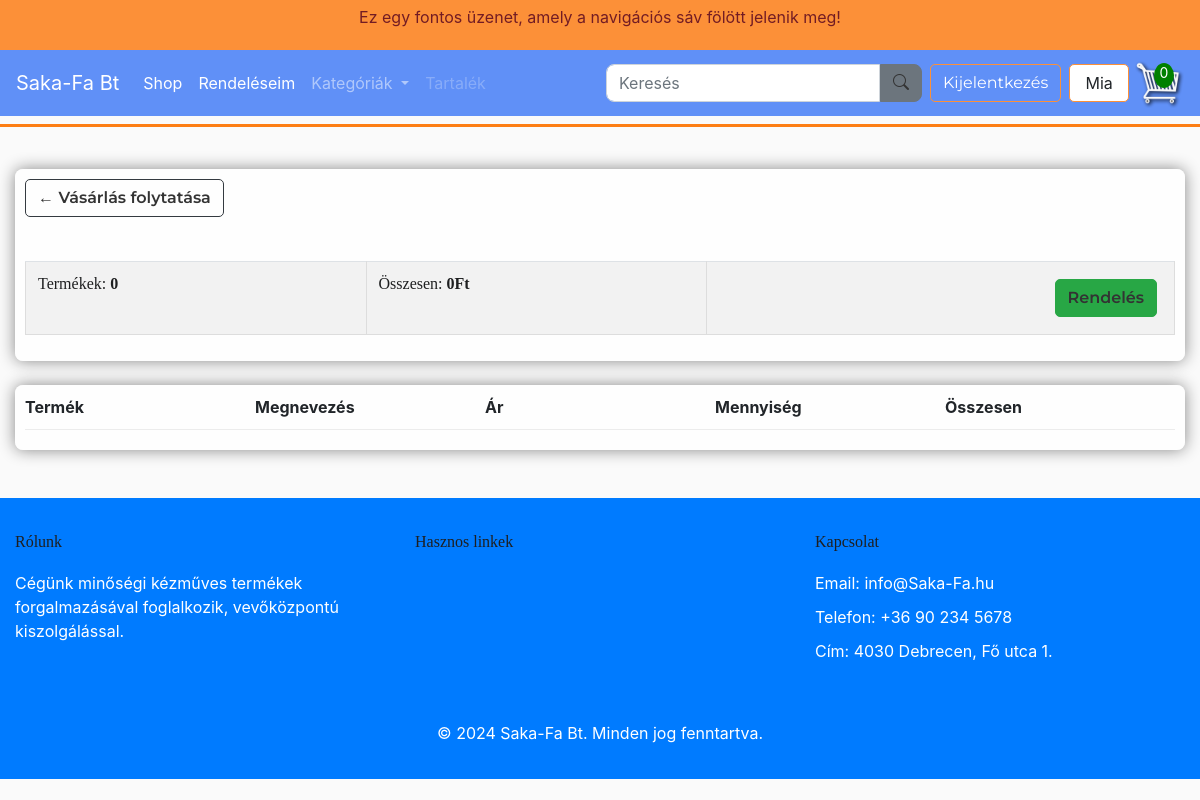
The app's page /cart/ (signed in), older data.
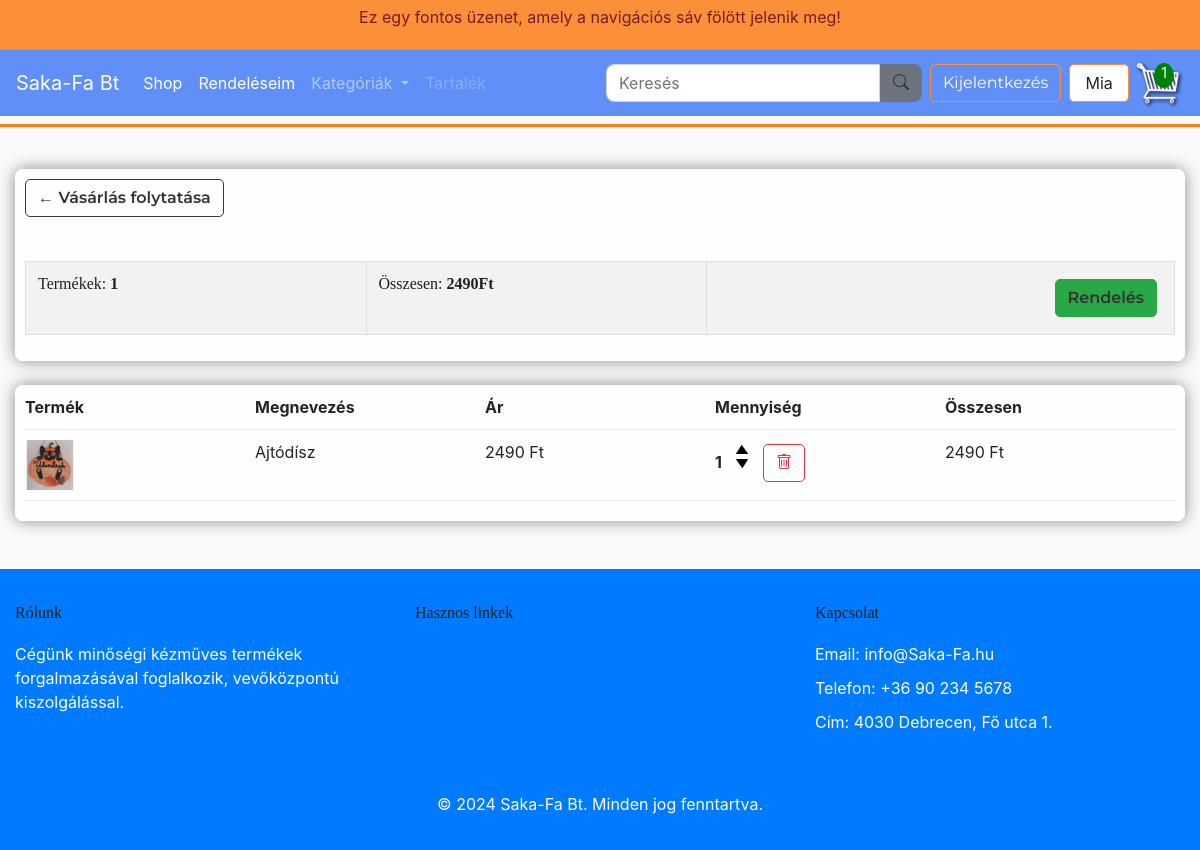
The same page, newer data.
### store/models.py (models this page shows, shortened)
class Order(models.Model):
    customer = models.ForeignKey(Customer, on_delete=models.SET_NULL, null=True, blank=True, verbose_name="Vásárló")
    date_order = models.DateTimeField(auto_now_add=True, verbose_name="Rendelés dátuma")
    complete = models.BooleanField(default=False, verbose_name="Befejezett")
    transaction_id = models.CharField(max_length=100, null=True, verbose_name="Tranzakció azonosító")
    discount_percentage = models.FloatField(default=0)
    class Meta:
        verbose_name = "Rendelés"
        verbose_name_plural = "Rendelések"
    @property
    def get_cart_total(self):
        orderitems = self.orderitem_set.all()
        total = sum([item.get_total for item in orderitems])
        return total
    @property
    def get_cart_items(self):
        orderitems = self.orderitem_set.all()
        total = sum([item.quantity for item in orderitems])
        return total

class OrderItem(models.Model):
    product = models.ForeignKey(Product, on_delete=models.SET_NULL, null=True)
    order = models.ForeignKey(Order, on_delete=models.SET_NULL, null=True)
    quantity = models.IntegerField(default=0, null=True, blank=True)
    date_added = models.DateTimeField(auto_now_add=True)
    class Meta:
        verbose_name = "Rendelési tétel"
        verbose_name_plural = "Rendelési tételek"
    @property
    def get_total(self):
        if self.product and self.product.price is not None:
            return self.product.price * self.quantity
        return 0  # Visszatér 0, ha a termék nincs vagy a price null

class Product(models.Model):
    CATEGORY_CHOICES = [
        ('option1', 'FÁBÓL KÉSZÜLT'),
        ('option2', 'KÖTÖTT-HORGOLT'),
        ('option3', 'PÖTTYÖSCICA'),
        ('option4', 'TEXTIL'),
    ]
    name = models.CharField(max_length=200)
    price = models.FloatField()
    discount_percentage = models.FloatField(default=0)  # Kedvezmény százalék mező
    image = models.ImageField(null=True, blank=True)
    description = models.TextField(blank=True)
    category = models.CharField(max_length=10, choices=CATEGORY_CHOICES, default='option1')
    class Meta:
        verbose_name = "Termék"
        verbose_name_plural = "Termékek"
    @property
    def imageURL(self):
        try:
            url = self.image.url
        except:
            url = ''
        return url

### store/views.py (the view)
# urls.py: path('cart/', views.cart, name="cart"),
def cart(request):
    data = cartData(request)
    context = {'items': data['items'], 'order': data['order'], 'cartItems': data['cartItems']}
    return render(request, 'store/cart.html', context)

### store/views.py (called while the page is built)
def cartData(request):
    if request.user.is_authenticated:
        customer = request.user.customer
        orders = Order.objects.filter(customer=customer, complete=False)
        if orders.exists():
            order = orders.first()
            items = order.orderitem_set.all()
            cartItems = order.get_cart_items
        else:
            items = []
            cartItems = 0
            order = {'get_cart_total': 0, 'get_cart_items': 0}  # Üres kosár
    else:
        items = []
        cartItems = 0
        order = {'get_cart_total': 0, 'get_cart_items': 0}  # Üres kosár
    return {'cartItems': cartItems, 'order': order, 'items': items}

### store/templates/store/cart.html
{% extends 'store/main.html' %}
{% load static %}
{% block content %}
<div class="row">
    <div class="col-lg-12">
        <div class="box-element">
            <a class="btn btn-outline-dark" href="{% url 'store' %}">&#x2190; Vásárlás folytatása</a><br><br>
            <table class="table">
                <tr>
                    <th><h5>Termékek: <strong>{{order.get_cart_items}}</strong></h5></th>
                    <th><h5>Összesen: <strong>{{order.get_cart_total|floatformat:0}}Ft</strong></h5></th>
                    <th><a style="float:right; margin:5px;" class="btn btn-success" href="{% url 'checkout' %}">Rendelés</a></th>
                </tr>
            </table>
        </div><br>
        <div class="box-element">
            <div class="cart-row">
                <div style="flex:1"><strong>Termék</strong></div>
                <div style="flex:1"><strong>Megnevezés</strong></div>
                <div style="flex:1"><strong>Ár</strong></div>
                <div style="flex:1"><strong>Mennyiség</strong></div>
                <div style="flex:1"><strong>Összesen</strong></div>
            </div>
            {% for item in items %}
            <div class="cart-row" data-product="{{ item.product.id }}">
                <div style="flex:1">
                    <a href="{% url 'product_detail' item.product.id %}">
                        <img class="row-image" src="{{ item.product.imageURL }}">
                    </a>
                </div>
                <div style="flex:1"><p>{{ item.product.name }}</p></div>
                <div style="flex:1"><p>{{ item.product.price|floatformat:0 }} Ft</p></div>
                <div style="flex:1">
                    <p class="quantity">{{ item.quantity }}</p>
                    <div class="quantity">
                        <img data-product="{{ item.product.id }}" data-action="add" class="chg-quantity update-cart" src="{% static 'images/arrow-up.png' %}">
                        <img data-product="{{ item.product.id }}" data-action="remove" class="chg-quantity update-cart" src="{% static 'images/arrow-down.png' %}">
                    </div>
                    <button class="delete-btn btn btn-outline-danger btn-delete" data-action="delete"><i class="bi bi-trash"></i></button>
                </div>
                <div style="flex:1"><p>{{ item.get_total|floatformat:0 }} Ft</p></div>
            </div>
            {% endfor %}
        </div>
    </div>
</div>
{% endblock content %}

### store/templates/store/main.html (shortened to what this page needs)
<!DOCTYPE html>
{% load static %}
<html lang="hu">
<head>
    <link href="https://cdnjs.cloudflare.com/ajax/libs/bootstrap-icons/1.10.0/font/bootstrap-icons.min.css" rel="stylesheet">
    <link rel="stylesheet" href="https://cdnjs.cloudflare.com/ajax/libs/font-awesome/6.0.0-beta3/css/all.min.css">
    <link rel="stylesheet" href="https://stackpath.bootstrapcdn.com/bootstrap/4.4.1/css/bootstrap.min.css">
    <link rel="stylesheet" type="text/css" href="{% static 'css/main.css' %}">
</head>
<body>
<div class="custom-banner">
    <p>Ez egy fontos üzenet, amely a navigációs sáv fölött jelenik meg!</p>
</div>
<nav class="navbar navbar-expand-lg navbar-dark bg-primary ">
    <a class="navbar-brand" href="{% url 'index' %}">Saka-Fa Bt</a>
    <div class="collapse navbar-collapse" id="navbarSupportedContent">
        <ul class="navbar-nav mr-auto">
            <li class="nav-item active">
                <a class="nav-link" href="{% url 'store' %}">Shop</a>
            </li>
            <li class="nav-item active">
                <a class="nav-link" href="{% url 'order_list' %}">Rendeléseim</a>
            </li>
            <li class="nav-item dropdown">
                <a class="nav-link dropdown-toggle" href="#" id="navbarDropdown" role="button" data-toggle="dropdown" aria-haspopup="true" aria-expanded="false">
                  Kategóriák
                </a>
              </li>
            <li class="nav-item">
                <a class="nav-link disabled" href="#">Tartalék</a>
            </li>
        </ul>
        <form class="d-flex align-items-center my-2 my-lg-0" method="GET" action="{% url 'search' %}">
            <input class="form-control mr-0" type="search" name="q" placeholder="Keresés" aria-label="Search">
            <button class="btn btn-secondary mr-2 custom-button" type="submit"><i class="bi bi-search" ></i></button>
        </form>
        <div class="form-inline my-2 my-lg-0">
            <div class="user-status" style="display: flex; align-items: center;">
                {% if user.is_authenticated %}
                    <form id="logout-form" method="POST" action="{% url 'logout' %}">
                        <button class="btn btn-outline-warning user-btn">Kijelentkezés</button>
                    </form>
                    <p class="user">{{ user.username }}</p>
                {% else %}
                    <a href="{% url 'login' %}" class="btn btn-outline-warning user-btn">Bejelentkezés</a>
                {% endif %}
            </div>
            {% if user.is_authenticated %}
            <div class="cart-container">
                <a href="{% url 'cart' %}" id="cart-icon-link">
                    <span id="cart-total">{{ cartItems }}</span>
                </a>
            </div>
            {% endif %}
        </div>
    </div>
</nav>
<div class="separator"></div>
<div class="container">
    <br>
    {% block content %}
    {% endblock content %}
</div>
<footer class="footer  text-white mt-5 py-4">
    <div class="container">
        <div class="row">
            <div class="col-lg-4 col-md-6 mb-4">
                <h5>Rólunk</h5>
                <p>Cégünk minőségi kézműves termékek forgalmazásával foglalkozik, vevőközpontú kiszolgálással.</p>
            </div>
            <div class="col-lg-4 col-md-6 mb-4">
                <h5>Hasznos linkek</h5>
            </div>
            <div class="col-lg-4 col-md-6 mb-4">
                <h5>Kapcsolat</h5>
                <p>Email: info@Saka-Fa.hu</p>
                <p>Telefon: +36 90 234 5678</p>
                <p>Cím: 4030 Debrecen, Fő utca 1.</p>
            </div>
        </div>
        <div class="text-center mt-4">
            <p>&copy; 2024 Saka-Fa Bt. Minden jog fenntartva.</p>
        </div>
    </div>
</footer>
</body>
</html>

Row changes from the older to the newer data that the page shows:
computed for Order: get_cart_items "0" → "1"; get_cart_total "0" → "2490"
added OrderItem: product.imageURL (picture), product.name "Ajtódísz", product.price "2490", quantity "1", get_total "2490"
Text that changed along with them:
{{ cartItems }}: "0" → "1"
